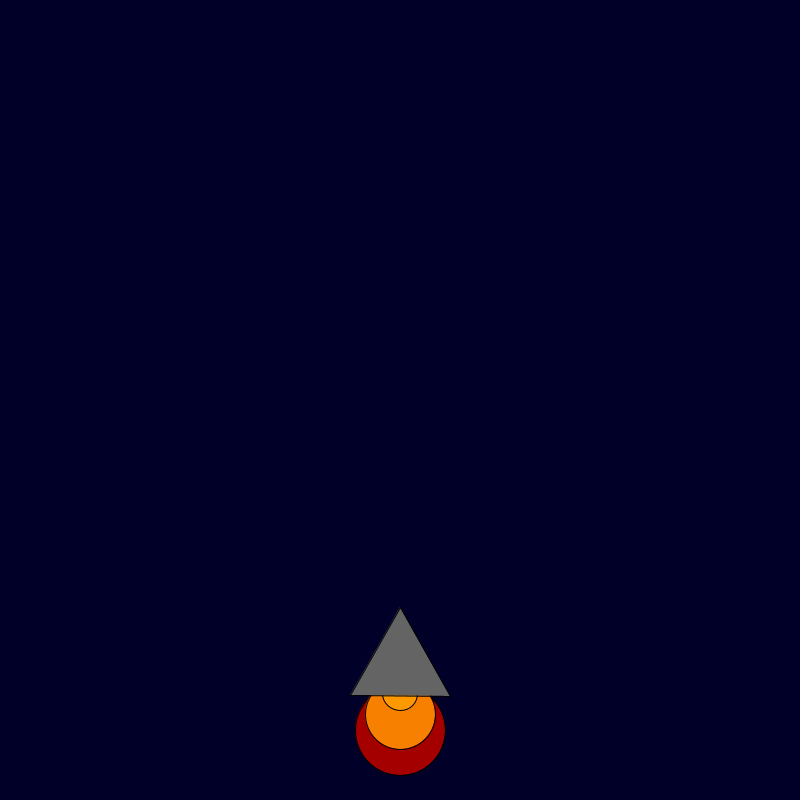
Frame 1 (no input)
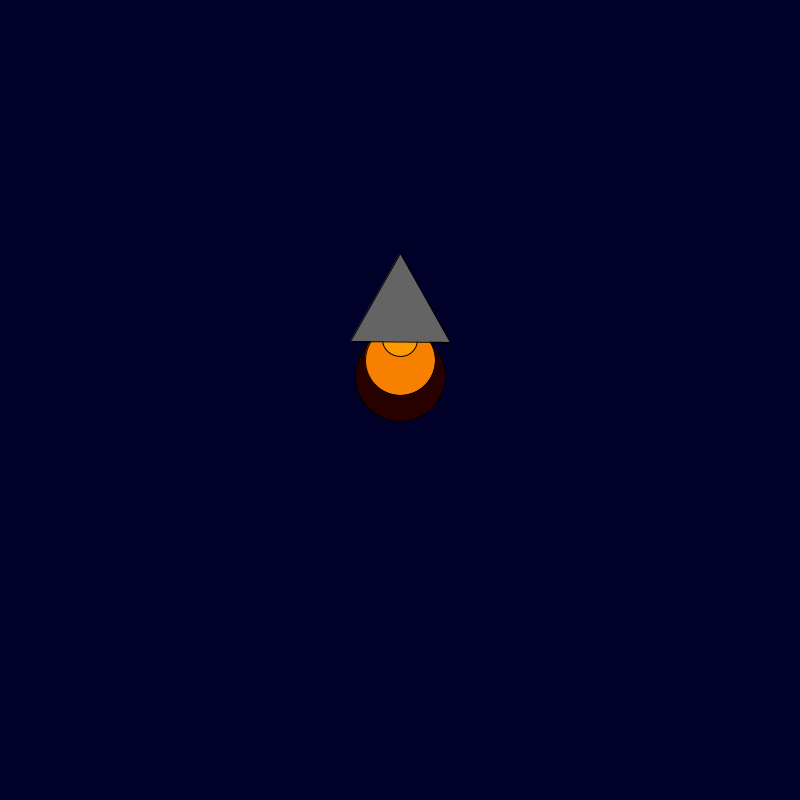
Frame 60 (the mouse pressed at the canvas centre just before this capture)
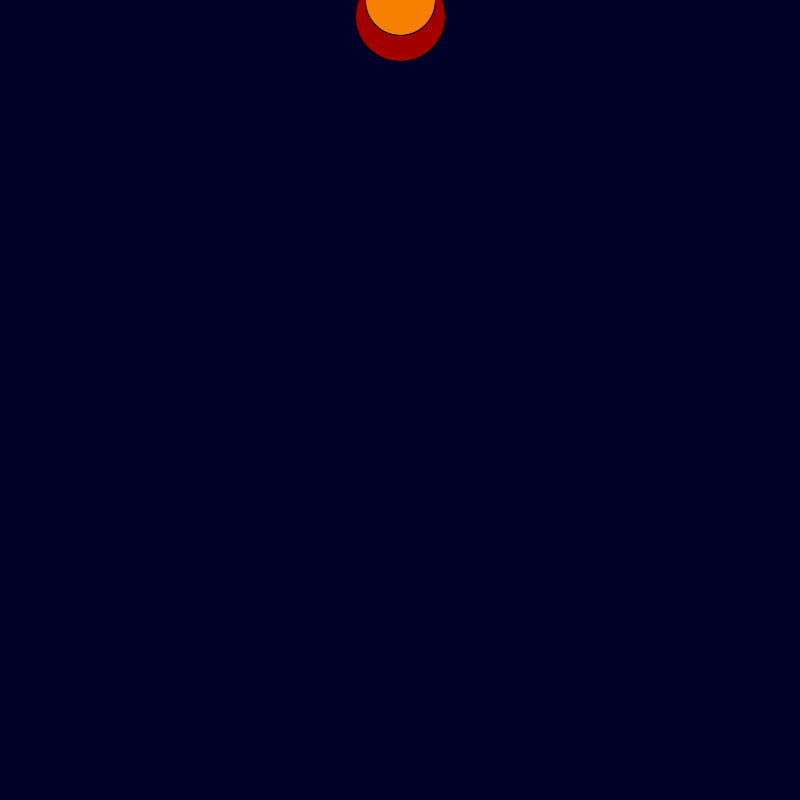
Frame 120 (the mouse held since frame 60 and released just before this capture)

The Processing sketch that drew these frames (run headless with seeded random() and noise(); from frame 60 on, the mouse is pressed at the canvas centre):

// Processing sketch: rocket_ship
// ── rocket_ship.pde
int x = 400; 
int y = 600; 

void setup() {

    background(0, 0, 40); size(800,800);

}

void draw() {
    background(0, 0, 40);
    fill(random(255), 0, 0);
    ellipse(x, y-- + 130, 90, 90);
    fill(248, 128, 0);
    ellipse(x, y-- + 115, 70, 70);
    fill(255, 153, 0);
    ellipse(x, y-- + 95, 35, 35);
    fill(100, 100, 100);
    triangle(x, y-- + 10, x + 50, y-- + 100, x - 50, y-- + 100);

}
